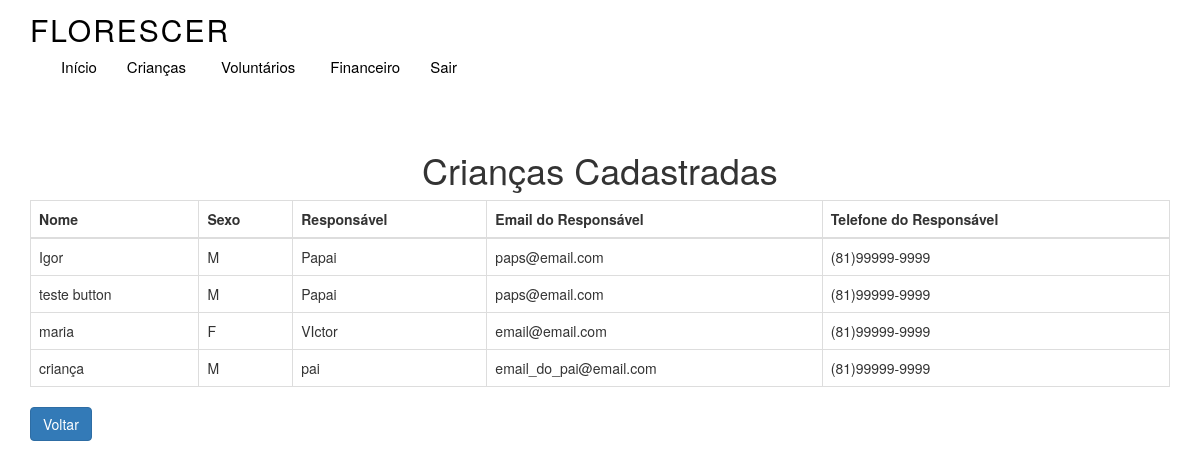
Before: /ListarCriancas with the older database file.
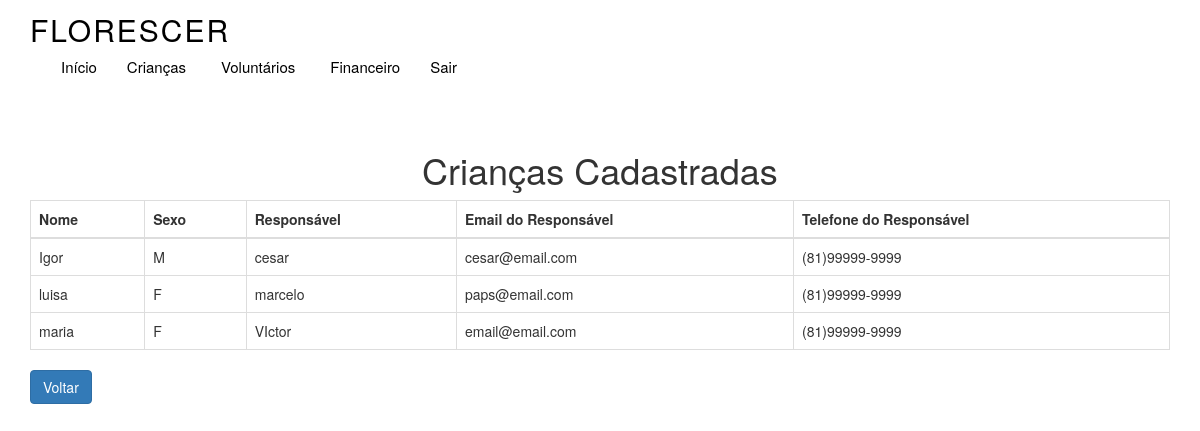
After: the same page with the newer database file.
### Florescer_app/models.py (models this page shows, shortened)
class Crianca(models.Model):
    nome = models.CharField(max_length=50)
    data_nascimento = models.DateField()
    sexo = models.CharField(max_length=5)
    CEP = models.CharField(max_length=20)
    endereco = models.CharField(max_length=200)
    alergias = models.TextField(blank = True)
    nome_responsavel = models.CharField(max_length=200)
    email_resp = models.EmailField()
    telefone_resp = models.CharField(max_length=20)

### Florescer_app/views.py (the view)
# urls.py: path('ListarCriancas', views.ListarCriancas, name='ListarCriancas'),
def ListarCriancas(request):
    lista_criancas = Crianca.objects.all()
    return render(request, './ListarCriancas.html', {'lista_criancas': lista_criancas})

### Florescer_app/templates/ListarCriancas.html (shortened to what this page needs)
<!DOCTYPE html>
<html lang="en">
  <head>
        <header id="header" class="fixed-top">
          <div class="container d-flex align-items-center">
            <h1 class="logo me-auto"><a href="inicialAdmin">Florescer</a></h1>
            <nav id="navbar" class="navbar">
              <ul>
                <li><a class="nav-link scrollto active" href="#inicio">Início</a></li>
                <ul>
                <li class="dropdown">
                  <a href="#"
                    ><span>Crianças</span> </a>
                </li>
              </ul>
              <ul>
                <li class="dropdown">
                    <a href="#"
                      ><span>Voluntários</span> </a>
                  </li>
              </ul>
              <li><a class="nav-link scrollto active" href="#financeiro">Financeiro</a></li>
              <li><a class="nav-link scrollto active" onclick="window.location.replace('/')" >Sair</a></li>
            </nav>
          </div>
        </header>
    <body>
    <link
      href="//maxcdn.bootstrapcdn.com/bootstrap/3.3.0/css/bootstrap.min.css"
      rel="stylesheet"
      id="bootstrap-css"
    />
  </head>
  <body>
    <div class="container">
      <h1 class="text-center">Crianças Cadastradas</h1>
      <table class="table table-bordered">
        <thead>
          <tr>
            <th>Nome</th>
            <th>Sexo</th>
            <th>Responsável</th>
            <th>Email do Responsável</th>
            <th>Telefone do Responsável</th>
          </tr>
        </thead>
        <tbody>
          {% for crianca in lista_criancas %}
          <tr>
            <td>{{ crianca.nome }}</td>
            <td>{{ crianca.sexo }}</td>
            <td>{{ crianca.nome_responsavel }}</td>
            <td>{{ crianca.email_resp }}</td>
            <td>{{ crianca.telefone_resp }}</td>
          </tr>
          {% endfor %}
        </tbody>
      </table>
      <button
        class="btn btn-primary"
        onclick="window.location.replace('/inicialAdmin')"
      >
        Voltar
      </button>
    </div>
  </body>
</html>

### Florescer_app/templates/ListarCriancas.html (style rules this page uses)
#header { transition: all 0.5s; z-index: 997; padding: 15px 0; background: white; }
#header .logo { font-size: 30px; margin: 0; padding: 0; line-height: 1; font-weight: 500; letter-spacing: 2px; text-transform: uppercase; }
#header .logo a { color: black; }
.navbar { padding: 0; }
.navbar ul { margin: 0; padding: 0; display: flex; list-style: none; align-items: center; }
.navbar li { position: relative; }
.navbar a, .navbar a:focus { display: flex; align-items: center; justify-content: space-between; padding: 10px 0 10px 30px; font-size: 15px; font-weight: 500; color: black; white-space: nowrap; transition: 0.3s; }
.navbar a:hover, .navbar .active, .navbar .active:focus, .navbar li:hover > a { color: black; }

Changed rows visible on the page:
removed Crianca: nome "criança", sexo "M", nome_responsavel "pai", email_resp "email_do_pai@email.com", telefone_resp "(81)99999-9999"
changed Crianca "Igor": nome_responsavel "Papai" → "cesar"; email_resp "paps@email.com" → "cesar@email.com"
changed Crianca "paps@email.com": nome "teste button" → "luisa"; sexo "M" → "F"; nome_responsavel "Papai" → "marcelo"
